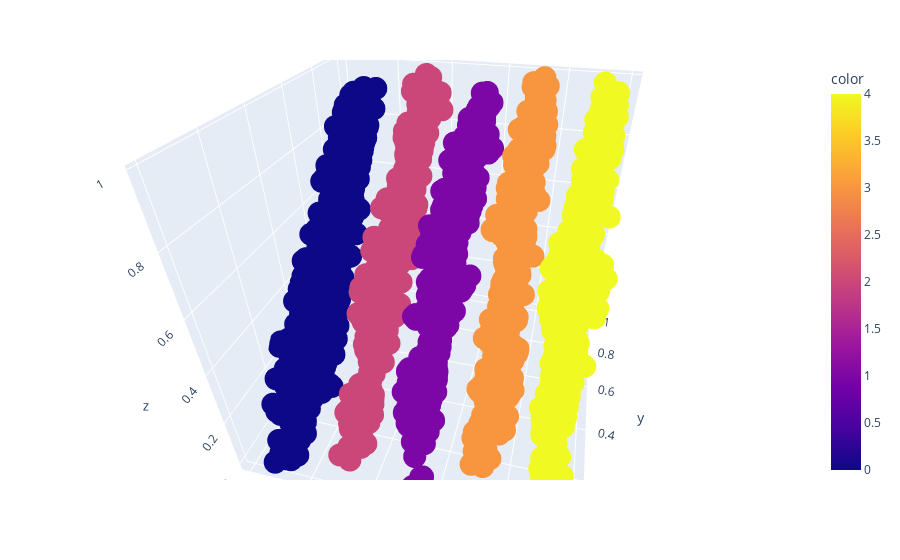

The cell this chart's notebook holds for it:
### Code cell
# Visualizo el resultado en un mapa 3D
fig = px.scatter_3d(dataset_norm, dataset_norm[labels != -1][:, 0], dataset_norm[labels != -1][:, 1], dataset_norm[labels != -1][:, 1], color = dataset['color'][labels != -1])
fig.show()

### Figure 1 — Plotly figure (JSON) as saved in the notebook; plotly's stock layout.template omitted (floating-point values rounded to 4 significant figures; data arrays with more than 128 entries replaced by an {"elided": "..."} marker saying what was removed)
{"data": [{"hovertemplate": "x=%{x}<br>y=%{y}<br>z=%{z}<br>color=%{marker.color}<extra></extra>", "legendgroup": "", "marker": {"color": {"elided": "3146 int values"}, "coloraxis": "coloraxis", "symbol": "circle"}, "mode": "markers", "name": "", "scene": "scene", "showlegend": false, "type": "scatter3d", "x": {"elided": "3146 float values"}, "y": {"elided": "3146 float values"}, "z": {"elided": "3146 float values"}}], "layout": {"autosize": true, "coloraxis": {"colorbar": {"title": {"text": "color"}}, "colorscale": [[0, "#0d0887"], [0.1111, "#46039f"], [0.2222, "#7201a8"], [0.3333, "#9c179e"], [0.4444, "#bd3786"], [0.5556, "#d8576b"], [0.6667, "#ed7953"], [0.7778, "#fb9f3a"], [0.8889, "#fdca26"], [1, "#f0f921"]]}, "legend": {"tracegroupgap": 0}, "margin": {"t": 60}, "scene": {"aspectmode": "auto", "aspectratio": {"x": 1.014, "y": 0.9931, "z": 0.9931}, "camera": {"center": {"x": 0, "y": 0, "z": 0}, "eye": {"x": 0.3175, "y": -1.23, "z": 0.8966}, "projection": {"type": "perspective"}, "up": {"x": 0, "y": 0, "z": 1}}, "domain": {"x": [0, 1], "y": [0, 1]}, "xaxis": {"title": {"text": "x"}, "type": "linear"}, "yaxis": {"title": {"text": "y"}, "type": "linear"}, "zaxis": {"title": {"text": "z"}, "type": "linear"}}}}
